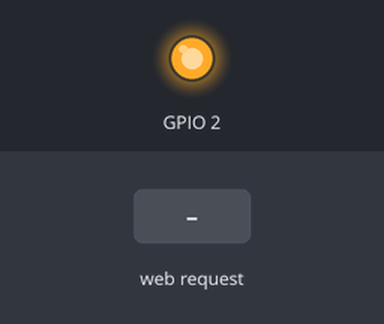
Bench run of a sketch on a simulated ESP8266 (NodeMCU). Parts: output pins drawn as LEDs (lit = HIGH). The inputs (shaded band) are chosen by the test bench. WiFi joins after 1.5 s; servers stay silent unless stated; what the sketch prints to the serial monitor is not drawn.

Above: at 2.8 s.
2.9 s: HTTP request GET /ledon received
At 3.3 s:
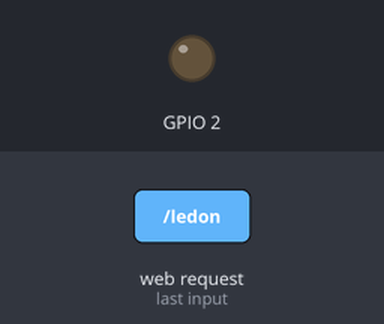
4.4 s: HTTP request GET /ledoff received
At 5.6 s:
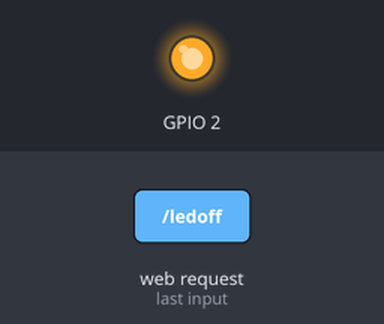
Timing chart, 0 to 7.4 s (numbered marks = the images above; inputs shaded):
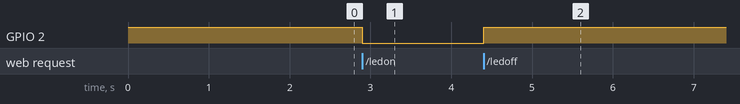

Measured:
- after the input at 2.9 s, GPIO 2: HIGH → LOW at once
- after the input at 4.4 s, GPIO 2: LOW → HIGH at once

The sketch:

esp8266Server.ino
```cpp
// To establish the connection to wifi and turn off and on inbuilt LED in nodeMCU by web

#include <ESP8266WiFi.h>

WiFiClient client;
WiFiServer server(80);

const int dt = 200;

void setup() {
  Serial.begin(9600);
  pinMode(2,OUTPUT);
  digitalWrite(2,HIGH);
  WiFi.begin("IDR@MakersLab","Robots0nly");
  while(WiFi.status() != WL_CONNECTED){
    Serial.print("..");
    delay(dt);
  }
  Serial.println("");
  Serial.println("NodeMCU is connected...!");
  Serial.println(WiFi.localIP());
  server.begin();

}

void loop() {
  // Get a client that is connected to the server and has data available for reading
  client = server.available();
  if(client == 1){
    String request = client.readStringUntil('\n');
    Serial.println(request);
    request.trim(); // removes all these leading/trailing whitespaces from the string
    if(request == "GET /ledon HTTP/1.1"){
      digitalWrite(2,LOW);
    }
    if(request == "GET /ledoff HTTP/1.1"){
      digitalWrite(2,HIGH);
    }
  }

}
```
